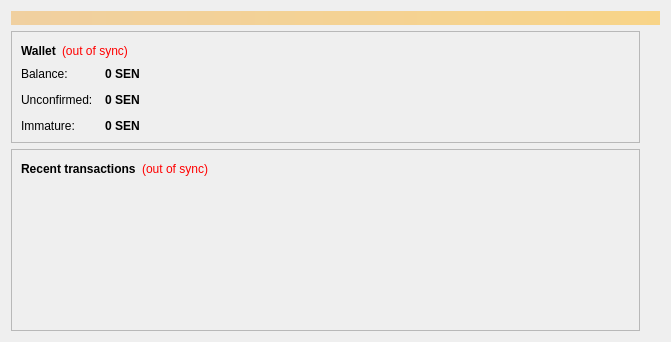
<?xml version="1.0" encoding="UTF-8"?>
<ui version="4.0">
 <class>OverviewPage</class>
 <widget class="QWidget" name="OverviewPage">
  <property name="geometry">
   <rect>
    <x>0</x>
    <y>0</y>
    <width>671</width>
    <height>342</height>
   </rect>
  </property>
  <property name="windowTitle">
   <string>Form</string>
  </property>
  <layout class="QVBoxLayout" name="topLayout">
   <item>
    <widget class="QLabel" name="labelAlerts">
     <property name="visible">
      <bool>false</bool>
     </property>
     <property name="styleSheet">
      <string notr="true">background-color: qlineargradient(x1: 0, y1: 0, x2: 1, y2: 0, stop:0 #F0D0A0, stop:1 #F8D488); color:#000000;</string>
     </property>
     <property name="wordWrap">
      <bool>true</bool>
     </property>
     <property name="margin">
      <number>3</number>
     </property>
    </widget>
   </item>
   <item>
    <layout class="QHBoxLayout" name="horizontalLayout" stretch="1,0">
     <item>
      <layout class="QVBoxLayout" name="verticalLayout_2">
       <item>
        <widget class="QFrame" name="frame">
         <property name="frameShape">
          <enum>QFrame::StyledPanel</enum>
         </property>
         <property name="frameShadow">
          <enum>QFrame::Raised</enum>
         </property>
         <layout class="QVBoxLayout" name="verticalLayout_4">
          <item>
           <layout class="QHBoxLayout" name="horizontalLayout_4">
            <item>
             <widget class="QLabel" name="label_5">
              <property name="font">
               <font>
                <weight>75</weight>
                <bold>true</bold>
               </font>
              </property>
              <property name="text">
               <string>Wallet</string>
              </property>
             </widget>
            </item>
            <item>
             <widget class="QLabel" name="labelWalletStatus">
              <property name="toolTip">
               <string>The displayed information may be out of date. Your wallet automatically synchronizes with the Syiling network after a connection is established, but this process has not completed yet.</string>
              </property>
              <property name="styleSheet">
               <string notr="true">QLabel { color: red; }</string>
              </property>
              <property name="text">
               <string notr="true">(out of sync)</string>
              </property>
              <property name="alignment">
               <set>Qt::AlignLeading|Qt::AlignLeft|Qt::AlignVCenter</set>
              </property>
             </widget>
            </item>
            <item>
             <spacer name="horizontalSpacer_2">
              <property name="orientation">
               <enum>Qt::Horizontal</enum>
              </property>
              <property name="sizeHint" stdset="0">
               <size>
                <width>40</width>
                <height>20</height>
               </size>
              </property>
             </spacer>
            </item>
           </layout>
          </item>
          <item>
           <layout class="QFormLayout" name="formLayout_2">
            <property name="fieldGrowthPolicy">
             <enum>QFormLayout::AllNonFixedFieldsGrow</enum>
            </property>
            <property name="horizontalSpacing">
             <number>12</number>
            </property>
            <property name="verticalSpacing">
             <number>12</number>
            </property>
            <item row="0" column="0">
             <widget class="QLabel" name="label">
              <property name="text">
               <string>Balance:</string>
              </property>
             </widget>
            </item>
            <item row="0" column="1">
             <widget class="QLabel" name="labelBalance">
              <property name="font">
               <font>
                <weight>75</weight>
                <bold>true</bold>
               </font>
              </property>
              <property name="cursor">
               <cursorShape>IBeamCursor</cursorShape>
              </property>
              <property name="toolTip">
               <string>Your current balance</string>
              </property>
              <property name="text">
               <string notr="true">0 SEN</string>
              </property>
              <property name="textInteractionFlags">
               <set>Qt::LinksAccessibleByMouse|Qt::TextSelectableByKeyboard|Qt::TextSelectableByMouse</set>
              </property>
             </widget>
            </item>
            <item row="1" column="0">
             <widget class="QLabel" name="label_3">
              <property name="text">
               <string>Unconfirmed:</string>
              </property>
             </widget>
            </item>
            <item row="1" column="1">
             <widget class="QLabel" name="labelUnconfirmed">
              <property name="font">
               <font>
                <weight>75</weight>
                <bold>true</bold>
               </font>
              </property>
              <property name="cursor">
               <cursorShape>IBeamCursor</cursorShape>
              </property>
              <property name="toolTip">
               <string>Total of transactions that have yet to be confirmed, and do not yet count toward the current balance</string>
              </property>
              <property name="text">
               <string notr="true">0 SEN</string>
              </property>
              <property name="textInteractionFlags">
               <set>Qt::LinksAccessibleByMouse|Qt::TextSelectableByKeyboard|Qt::TextSelectableByMouse</set>
              </property>
             </widget>
            </item>
            <item row="2" column="0">
             <widget class="QLabel" name="labelImmatureText">
              <property name="text">
               <string>Immature:</string>
              </property>
             </widget>
            </item>
            <item row="2" column="1">
             <widget class="QLabel" name="labelImmature">
              <property name="font">
               <font>
                <weight>75</weight>
                <bold>true</bold>
               </font>
              </property>
              <property name="toolTip">
               <string>Mined balance that has not yet matured</string>
              </property>
              <property name="text">
               <string notr="true">0 SEN</string>
              </property>
              <property name="textInteractionFlags">
               <set>Qt::LinksAccessibleByMouse|Qt::TextSelectableByKeyboard|Qt::TextSelectableByMouse</set>
              </property>
             </widget>
            </item>
           </layout>
          </item>
         </layout>
        </widget>
       </item>
       <item>
        <widget class="QFrame" name="frame_2">
         <property name="frameShape">
          <enum>QFrame::StyledPanel</enum>
         </property>
         <property name="frameShadow">
          <enum>QFrame::Raised</enum>
         </property>
         <layout class="QVBoxLayout" name="verticalLayout">
          <item>
           <layout class="QHBoxLayout" name="horizontalLayout_2">
            <item>
             <widget class="QLabel" name="label_4">
              <property name="text">
               <string>&lt;b&gt;Recent transactions&lt;/b&gt;</string>
              </property>
             </widget>
            </item>
            <item>
             <widget class="QLabel" name="labelTransactionsStatus">
              <property name="toolTip">
               <string>The displayed information may be out of date. Your wallet automatically synchronizes with the Syiling network after a connection is established, but this process has not completed yet.</string>
              </property>
              <property name="styleSheet">
               <string notr="true">QLabel { color: red; }</string>
              </property>
              <property name="text">
               <string notr="true">(out of sync)</string>
              </property>
              <property name="alignment">
               <set>Qt::AlignRight|Qt::AlignTrailing|Qt::AlignVCenter</set>
              </property>
             </widget>
            </item>
            <item>
             <spacer name="horizontalSpacer">
              <property name="orientation">
               <enum>Qt::Horizontal</enum>
              </property>
              <property name="sizeHint" stdset="0">
               <size>
                <width>40</width>
                <height>20</height>
               </size>
              </property>
             </spacer>
            </item>
           </layout>
          </item>
          <item>
           <widget class="QListView" name="listTransactions">
            <property name="styleSheet">
             <string notr="true">QListView { background: transparent; }</string>
            </property>
            <property name="frameShape">
             <enum>QFrame::NoFrame</enum>
            </property>
            <property name="verticalScrollBarPolicy">
             <enum>Qt::ScrollBarAlwaysOff</enum>
            </property>
            <property name="horizontalScrollBarPolicy">
             <enum>Qt::ScrollBarAlwaysOff</enum>
            </property>
            <property name="selectionMode">
             <enum>QAbstractItemView::NoSelection</enum>
            </property>
           </widget>
          </item>
         </layout>
        </widget>
       </item>
       <item>
        <spacer name="verticalSpacer">
         <property name="orientation">
          <enum>Qt::Vertical</enum>
         </property>
         <property name="sizeHint" stdset="0">
          <size>
           <width>20</width>
           <height>40</height>
          </size>
         </property>
        </spacer>
       </item>
      </layout>
     </item>
     <item>
      <layout class="QVBoxLayout" name="verticalLayout_3">
       <item>
        <spacer name="verticalSpacer_2">
         <property name="orientation">
          <enum>Qt::Vertical</enum>
         </property>
         <property name="sizeHint" stdset="0">
          <size>
           <width>20</width>
           <height>40</height>
          </size>
         </property>
        </spacer>
       </item>
      </layout>
     </item>
    </layout>
   </item>
  </layout>
 </widget>
 <resources/>
 <connections/>
</ui>
